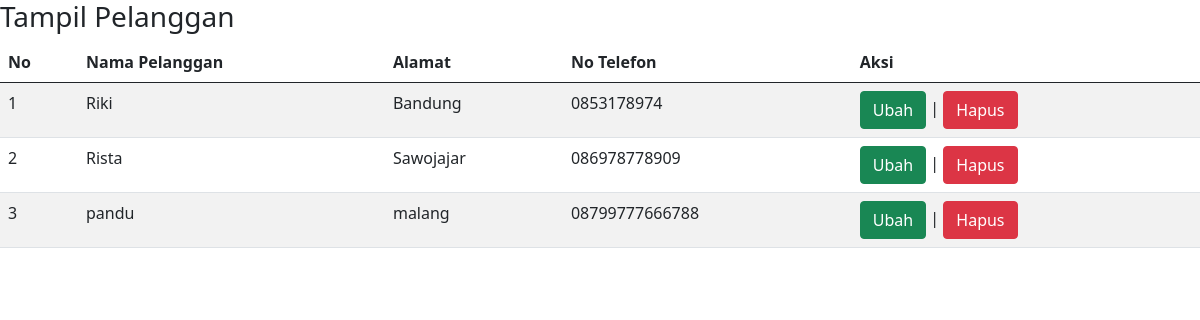
The app's page /Toko_Online/tampil_pelanggan.php with its own data.
### tables this page shows
CREATE TABLE `pelanggan` (
  `id_pelanggan` int(11) NOT NULL,
  `nama` varchar(100) NOT NULL,
  `alamat` text NOT NULL,
  `telp` varchar(50) NOT NULL
);

### Toko_Online/tampil_pelanggan.php (the view, shortened to what this page needs)
<!DOCTYPE html>
        <html>
            <head>
                <link
                        href="https://cdn.jsdelivr.net/npm/bootstrap@5.0.1/dist/css/bootstrap.min.css" rel="stylesheet"
>
            </head>
        <body>
            <h3>Tampil Pelanggan</h3>
                <table class="table table-hover table-striped">
                    <thead>
                        <tr>
                            <th>No</th>
                            <th>Nama Pelanggan</th>
                            <th>Alamat</th>
                            <th>No Telefon</th>
                            <th>Aksi</th>
                        </tr>
                    <tbody>
            <?php
            include "koneksi.php";
                    $qry_pelanggan=mysqli_query($conn,"select * from pelanggan");
                    $no=0;
                    while($data_pelanggan=mysqli_fetch_array($qry_pelanggan)){
                    $no++; ?>
                        <tr>
                            <td><?=$no?></td>
                            <td><?=$data_pelanggan['nama']?></td>
                            <td><?=$data_pelanggan['alamat']?></td>
                            <td><?=$data_pelanggan['telp']?></td>
                            <td><a href="update_pelanggan.php?id_pelanggan=<?=$data_pelanggan['id_pelanggan']?>"class="btn btn-success">Ubah</a> |
                            <a href="hapus_pelanggan.php?id_pelanggan=<?=$data_pelanggan['id_pelanggan']?>"onclick="return confirm('Apakah anda yakin menghapus data ini?')" class="btn btn-danger">Hapus</a></td>
                            </tr>
            <?php
            }
            ?>
                    </tbody>
                </table>
            </body>
    </html>

### records on screen
pelanggan: nama "Riki", alamat "Bandung", telp "0853178974"
pelanggan: nama "Rista", alamat "Sawojajar", telp "086978778909"
pelanggan: nama "pandu", alamat "malang", telp "08799777666788"
